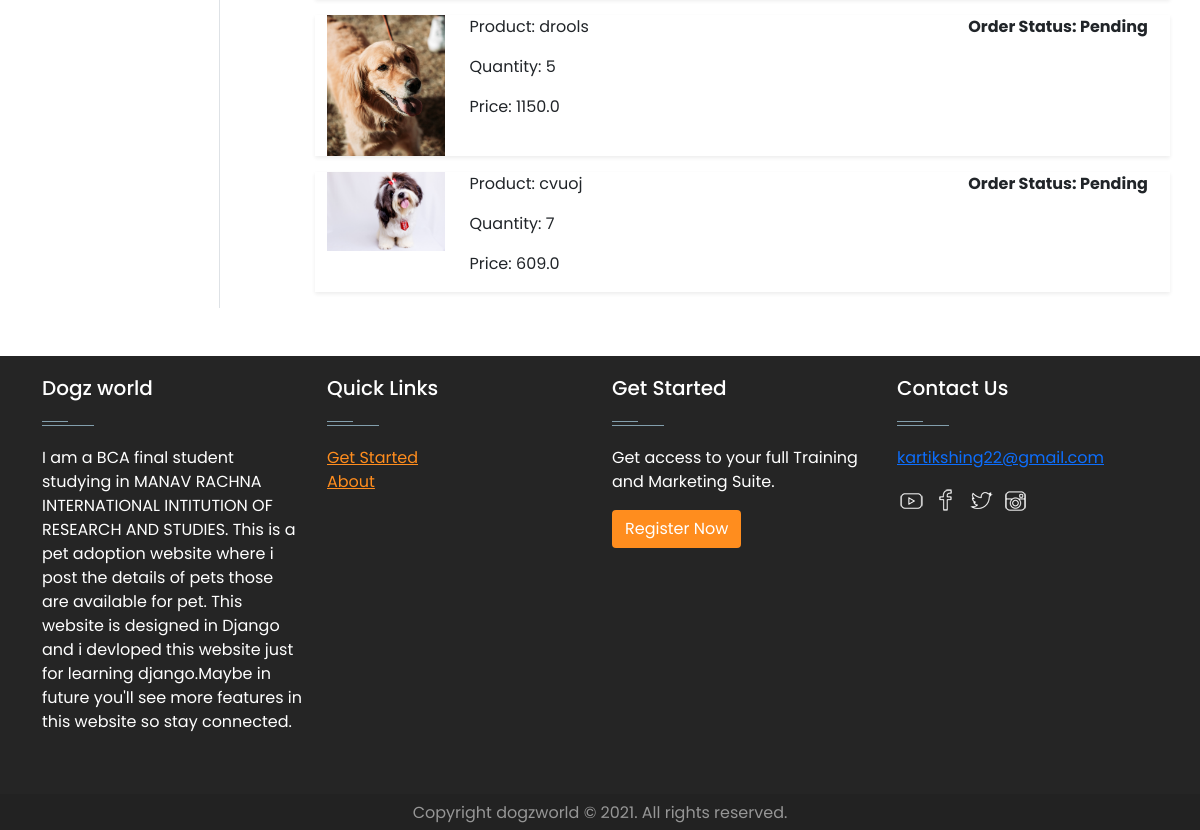
The page /orders/ (signed in, lower part) on the database as committed earlier.
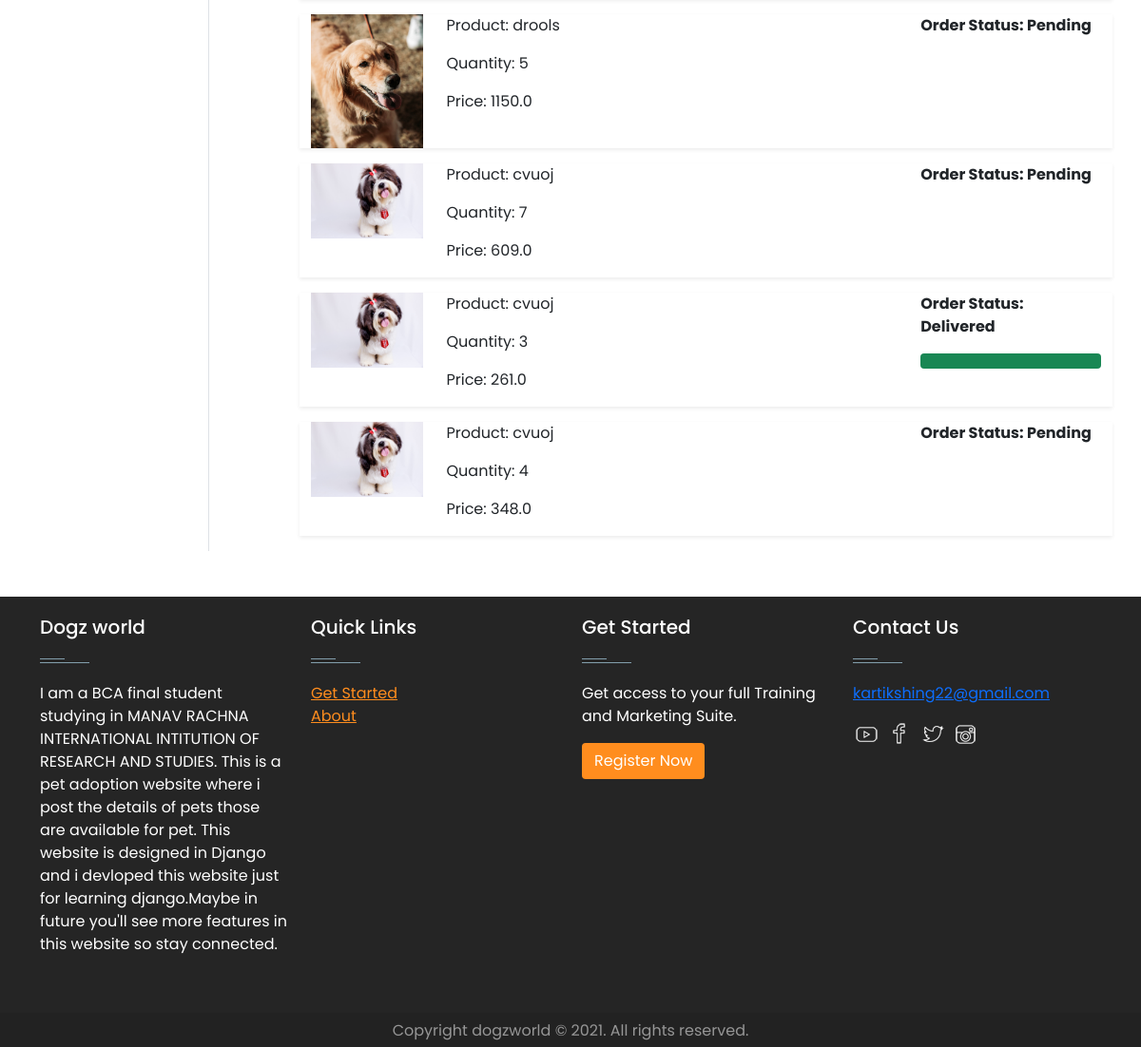
The same page on the database as committed later.
### home/models.py (models this page shows, shortened)
class OrderPlaced(models.Model):
    user=models.ForeignKey(User,on_delete=models.CASCADE)
    customer=models.ForeignKey(Customer,on_delete=models.CASCADE)
    product=models.ForeignKey(Product,on_delete=models.CASCADE)
    quantity=models.PositiveIntegerField(default=1)
    ordered_date=models.DateTimeField(auto_now_add=True)
    status=models.CharField(max_length=50,choices=STATUS_CHOICES,default='Pending')
    @property
    def total_cost(self):
        return self.quantity*self.product.discounted_price

class Product(models.Model):
    title=models.CharField(max_length=100)
    selling_price=models.FloatField()
    discounted_price=models.FloatField()
    description=models.TextField()
    brand=models.CharField(max_length=100)
    category=models.CharField(choices=CATEGORY_CHOICES,max_length=2)
    product_image=models.ImageField(upload_to='productimg')

### home/views.py (the view)
# urls.py: path('orders/', views.orders, name='orders'),
@login_required
def orders(request):
    op=OrderPlaced.objects.filter(user=request.user)
    totalitem=len(Cart.objects.filter(user=request.user))
    return render(request, 'orders.html',{'order_placed':op,'totalitem':totalitem})

### templates/orders.html (shortened to what this page needs)
{% extends 'base.html' %}
{% block body %}
{% load static%}
<div class="container my-5">
 <div class="row">
  <div class="col-sm-2 border-end">
  </div>
  <div class="col-sm-9 offset-sm-1">
   {% for op in order_placed %}
   <div class="row shadow-sm mb-3">
    <div class="col-sm-2">
        <img src="{{op.product.product_image.url}}" alt="" srcset="" class="img-fluid" height="150" width="150">
    </div>
    <div class="col-sm-7">
        <p>Product: {{op.product.title}}</p>
        <p>Quantity: {{op.quantity}}</p>
        <p>Price: {{op.total_cost}}</p>
    </div>
    <div class="col-sm-3 fw-bold">
        <p>Order Status: {{op.status}}</p>
        {% if op.status == 'Delivered' %}
        <div class="progress">
            <div class="progress-bar bg-success" role="progressbar" style="width: 100%" aria-valuenow="100" aria-valuemin="0" aria-valuemax="100"></div>
        </div>
        {% endif %}
    </div>
   </div>
   {% endfor %}
  </div>
 </div>
</div>
{% endblock body %}

### templates/base.html (shortened to what this page needs)
{% load static%}
<!doctype html>
<html lang="en">
<head>
  <link rel="stylesheet" href="{% static 'style/owl.carousel.min.css' %}">
  <link rel="stylesheet" href="{% static 'style/all.min.css' %}">
  <Link rel="stylesheet" href=" {% static 'style/css.css' %}">
  <link rel="stylesheet" href=" {% static '/style/mystyle.css' %}">
  <link href="{% static 'style/bootstrap.min.css' %}" rel="stylesheet">
</head>
<body>
<link rel="stylesheet" href=" {% static 'style/css.css' %}">
  {% block body %}
  {% endblock body %}
  <footer id="footer" class="footer-1">
    <div class="main-footer widgets-dark typo-light">
      <div class="container">
        <div class="row">
          <div class="col-xs-12 col-sm-6 col-md-3">
            <div class="widget subscribe no-box">
              <h5 class="widget-title">Dogz world<span></span></h5>
              <p>I am a BCA final student studying in MANAV RACHNA INTERNATIONAL INTITUTION OF RESEARCH AND STUDIES.
                This is a pet adoption website where i post the details of pets those are available for pet. This
                website is designed in Django and i devloped this website just for learning django.Maybe in future
                you'll see more features in this website so stay connected. </p>
            </div>
          </div>
          <div class="col-xs-12 col-sm-6 col-md-3">
            <div class="widget no-box">
              <h5 class="widget-title">Quick Links<span></span></h5>
              <ul class="thumbnail-widget">
                <li>
                  <div class="thumb-content"><a href="/register">Get Started</a></div>
                </li>
                <li>
                  <div class="thumb-content"><a href="/about">About</a></div>
                </li>
              </ul>
            </div>
          </div>
          <div class="col-xs-12 col-sm-6 col-md-3">
            <div class="widget no-box">
              <h5 class="widget-title">Get Started<span></span></h5>
              <p>Get access to your full Training and Marketing Suite.</p>
              <a class="btn dw" href="/register" target="_blank">Register Now</a>
            </div>
          </div>
          <div class="col-xs-12 col-sm-6 col-md-3">
            <div class="widget no-box">
              <h5 class="widget-title">Contact Us<span></span></h5>
              <p><a href="mailto:kartikshing22@gmail.com" title="glorythemes">kartikshing22@gmail.com</a></p>
              <ul class="social-footer2">
                <li class=""><a title="youtube" target="_blank" href="https://www.youtube.com/"><img alt="youtube"
                      width="30" height="30"
></a>
                </li>
                <li class=""><a href="https://www.facebook.com/" target="_blank" title="Facebook"><img alt="Facebook"
                      width="30" height="30"
></a>
                </li>
                <li class=""><a href="https://twitter.com" target="_blank" title="Twitter"><img alt="Twitter" width="30"
                      height="30"
></a>
                </li>
                <li class=""><a title="instagram" target="_blank" href="https://www.instagram.com/"><img alt="instagram"
                      width="30" height="30"
></a>
                </li>
              </ul>
            </div>
          </div>
        </div>
      </div>
    </div>
    <div class="footer-copyright">
      <div class="container">
        <div class="row">
          <div class="col-md-12 text-center">
            <p>Copyright dogzworld © 2021. All rights reserved.</p>
          </div>
        </div>
      </div>
    </div>
    <Link rel="stylesheet" href=" {% static 'style/footer.css' %}">
  </footer>
</body>
</html>

### static/style/mystyle.css (style rules this page uses)
* { margin: 0; padding: 0; box-sizing: border-box; font-family: 'Poppins', sans-serif; }

### static/style/footer.css (style rules this page uses)
footer .main-footer { padding: 20px 0; background: #252525; }
footer ul { padding-left: 0; list-style: none; }
.footer-copyright { background: #222; padding: 5px 0; }
.footer-copyright p { color: #969696; margin: 2px 0 0; }
.widget { padding: 20px; margin-bottom: 40px; }
.widget.no-box { padding: 0; background-color: transparent; margin-bottom: 40px; box-shadow: none; -webkit-box-shadow: none; -moz-box-shadow: none; -ms-box-shadow: none; -o-box-shadow: none; }
.widget.subscribe p { margin-bottom: 18px; }
.widget li a { color: #ff8d1e; }
.widget-title { margin-bottom: 20px; }
.widget-title span { background: #839FAD none repeat scroll 0 0; display: block; height: 1px; margin-top: 25px; position: relative; width: 20%; }
.widget-title span::after { background: inherit; content: ""; height: inherit; position: absolute; top: -4px; width: 50%; }
.typo-light h1, .typo-light h2, .typo-light h3, .typo-light h4, .typo-light h5, .typo-light h6, .typo-light p, .typo-light div, .typo-light span, .typo-light small { color: #fff; }
ul.social-footer2 { margin: 0; padding: 0; width: auto; }
ul.social-footer2 li { display: inline-block; padding: 0; }
ul.social-footer2 li a { display: block; height: 30px; width: 30px; text-align: center; }
.btn.dw { background-color: #ff8d1e; color: #fff; }

Rows that differ between the two databases and show on the page:
added OrderPlaced: product.product_image (picture), product "cvuoj", quantity "3", total_cost "261.0", status "Delivered"
added OrderPlaced: product.product_image (picture), product "cvuoj", quantity "4", total_cost "348.0", status "Pending"
